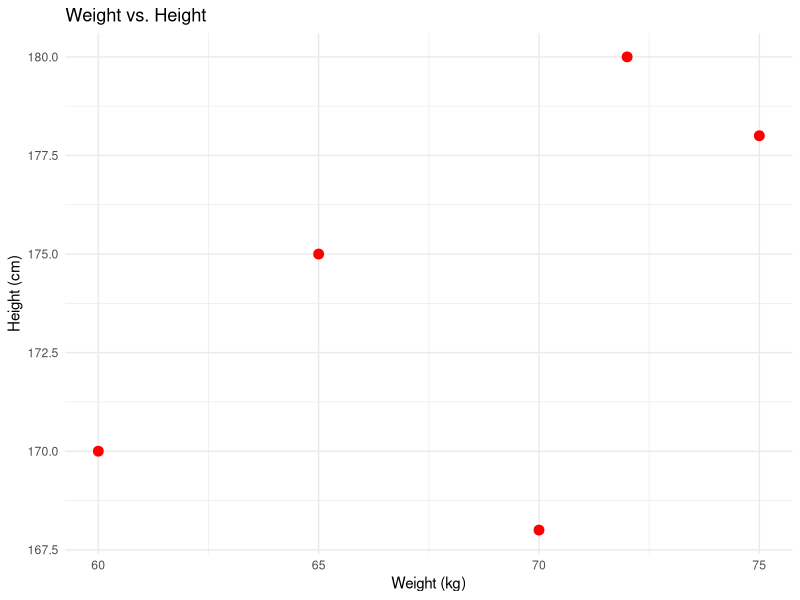

The R source for this figure:
# Load necessary library
library(ggplot2)
# Create a data frame
weight_height_data <- data.frame(
  Weight = c(60, 65, 70, 72, 75),
  Height = c(170, 175, 168, 180, 178)
)
# Plot scatter plot
ggplot(weight_height_data, aes(x = Weight, y = Height)) +
  geom_point(color = "red", size = 3) +
  labs(title = "Weight vs. Height",
       x = "Weight (kg)",
       y = "Height (cm)") +
  theme_minimal()

